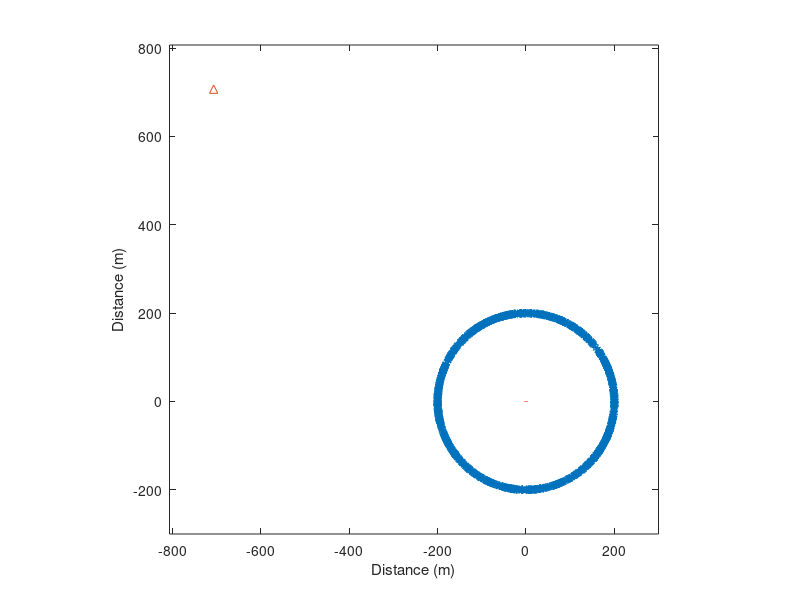
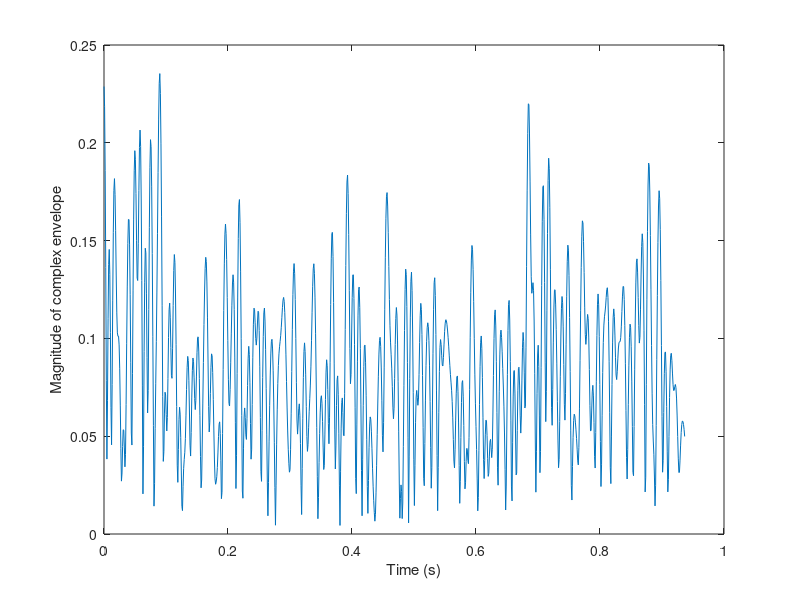
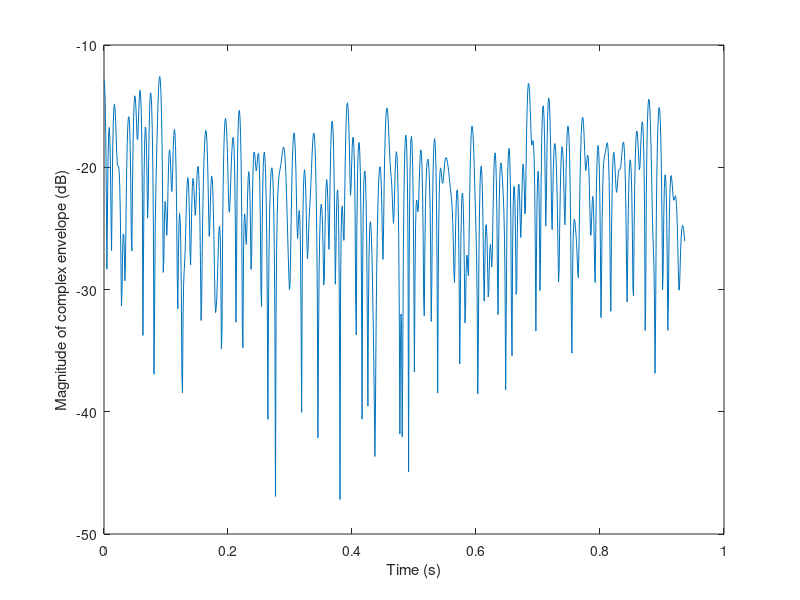
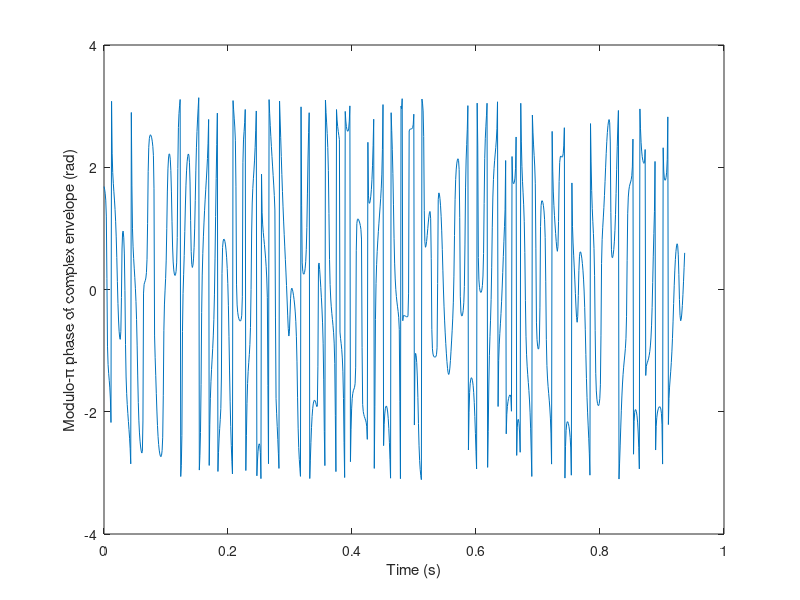

Here is the MATLAB script that generated these plots, in order: (Note: this script raises an error after producing the figures.)
%
% project511 Clarke's model
%
% Initialize ============================================================
clear
close all
clc
% basic inputs ==========================================================

fc=2000;         % MHz  Carrier frequency
F=16;             % sampling rate: fraction of wave length
V=10;            %  m/s MS1 speed 
NFFT=1024;       % Number of points in FFT
Nsamples=1000;   % Number of samples 
NSC=1000;        % Number of scatterers
avPower=-20;     % sigma^2  Raverage power

% geometry inputs ========================================================

dBS=1000;     
angleBS=135;
BSx=dBS*cosd(angleBS) % location of transmitter (BS) x-coordinate
BSy=dBS*sind(angleBS)  % location of transmitter (BS) y-coordinate

% locations of point scatterers =========================================

minalpha=0;
maxalpha=360;


D=200;                        % radius from origin
% alpha=rand(NSC,1)*360;        % random draw of angles of arrival
alpha=rand(NSC,1)*(maxalpha-minalpha)+minalpha;        % random draw of angles of arrival

SCx=D.*cosd(alpha);
SCy=D.*sind(alpha);

figure,plot(SCx,SCy,'*', BSx,BSy,'^'), hold on

% indirect parameters ===================================================
lambdac=300/fc;    % m wavelength
Dx=lambdac/F;      % m sampling spacing 
ts=Dx/V;          % s time sampling interval
fs=1/ts;           % Hz sampling frequency
kc=2*pi/lambdac;   % propagation constant

a=sqrt(10.^(avPower/10)/NSC)  % magnitude of echoes
sigma=sqrt(0.5*10.^(avPower/10))     % Rayleigh parameter

fm=V/lambdac                % max Doppler shift


timeaxis=ts.*[0:Nsamples-1];

MS0=-V*timeaxis(end)/2;        % initial location of receiver (MS) x-coordinate

MSx=MS0+V.*timeaxis;  % MS route along x-axis
MSy=zeros(Nsamples,1);  % MS route along x-axis (y=0)
plot(MSx,MSy,'r')
xlabel('Distance (m)');
ylabel('Distance (m)');

MINx=min(min(BSx, SCx))-100;
MAXx=max(max(BSx, SCx))+100;
MINy=min(min(min(BSy, SCy)))-100;
MAXy=max(max(max(BSy, SCy)))+100;
axis([MINx MAXx MINy MAXy])
axis equal

% calculate distance matrix =============================================
distBSSC=sqrt((BSx-SCx).^2+(BSy-SCy).^2);

distBSSCext=repmat(distBSSC,1,Nsamples);

distSCMS=zeros(NSC,Nsamples);
for ii=1:Nsamples
    distSCMS(:,ii)=sqrt((SCx-MSx(ii)).^2+SCy.^2);
end

distBSSCMS=distBSSCext+distSCMS;

% calculate complex envelope ===========================================
ray=a*exp(-j*kc*distBSSCMS);
r=sum(ray);

% plot amplitude and phase =============================================
figure,plot(timeaxis,abs(r))
xlabel('Time (s)')
ylabel('Magnitude of complex envelope')

figure,plot(timeaxis,20*log10(abs(r)))
xlabel('Time (s)')
ylabel('Magnitude of complex envelope (dB)')

figure,plot(timeaxis,angle(r))
xlabel('Time (s)')
ylabel('Modulo-\pi phase of complex envelope (rad)')

figure,plot(timeaxis,unwrap(angle(r)))
xlabel('Time (s)')
ylabel('Absolute phase of complex envelope (rad)')

% plot normalized RF spectrum ===============================
spectrumr=fftshift((abs(fft(r,NFFT))).^2);
freqaxis=[0:NFFT-1]*fs/NFFT-fs/2;
%figure,plot(freqaxis,10*log10(spectrumr)-max(10*log10(spectrumr)))
figure,plot(freqaxis,spectrumr)
xlabel('Doppler shift (Hz)')
ylabel('Complex envelope Spectrum');


% plot normalized BB spectrum (magnitude of envelope) ===================
spectrumrBF=fftshift(abs((fft(abs(r)-mean(abs(r)),NFFT))).^2);
freqaxis=[0:NFFT-1]*fs/NFFT-fs/2;

figure,plot(freqaxis,10*log10(spectrumrBF)-max(10*log10(spectrumrBF)))
% figure,plot(freqaxis,spectrumrBF)
xlabel('Frequency (Hz)')
ylabel('Spectrum of magnitude of complex envelope');

% calculate autocorrelation function ===================================
correl=xcorr(abs(r)-mean(abs(r)),'coeff');
correlaxis=([0:length(correl)-1]-length(correl)/2+1)*Dx;

correlTheoretical=besselj(0,correlaxis*2*pi/lambdac);

figure,plot(correlaxis,correl,'k',correlaxis,correlTheoretical,'k:')
axis([0 1 -0.35 1])
xlabel('Spacing (m)')
ylabel('Complex envelope autocorrelation coefficient')
legend('Simulation','Theoretical')


% Calculate CDF of magnitude =======================================
[CDFx,CDFy]=fCDF(abs(r));

[CDFyTH]=RayleighCDF(sigma,CDFx);
figure,plot(CDFx,CDFy,CDFx,CDFyTH)
xlabel('Signal magnitude')
ylabel('Probability the abscissa is not exceeded')
legend('Simulation','Theoretical')
aaux=axis;
axis([aaux(1) aaux(2)  0 1])

% Calculate histogram of phase =======================================

[histy,histx]=hist(angle(r),20);
histy=histy/length(angle(r));     % normalize histigram for total probability equal one
figure,bar(histx,histy)
xlabel('Phase (degree)');
ylabel('Probability');


% Normalize signal amplitude wrt to rms value

rmsr=sqrt(std(abs(r))^2+mean(abs(r))^2);      % calculate rms value of signal magnitide
rrho=abs(r)/rmsr;                             % normalize magnitide wrt rms value
figure,plot(timeaxis,20*log10(rrho))   % plot normalized signal envelope wrt rms value (dB)
xlabel('Time (s)')
ylabel('Magnitude of complex envelope (dB/RMS)')

% average fade curation, afd ====================================
[axisafd,afd]=afduration(rrho,ts);            % returns afd with abscissas in dB/RMS and ordintes in s
afdinwavelengths = afd*V/lambdac;             % for converting afd in s to wavelengths

afdtheoretical= (exp(10.^(axisafd./10))-1)./(sqrt(2*pi)*10.^(axisafd./20));

figure, semilogy(axisafd,afdinwavelengths,axisafd,afdtheoretical); %inwavelengths)
xlabel('Signal level (dB/RMS)')
ylabel('Average fade durations (wavelengths)')
title('Average fade durations , afd ')
axis([min(axisafd) max(axisafd)  0.01 10])


% Distribution of fade durations wrt lev dB ====================

lev=[-25 -20 -15 -10 -5 0 5];


% figure
% hold on
% for ii=1:length(lev)
%     [durationsatlevel]=durationoffades(rrho,ts,lev(ii));
%     durationsatlevel=durationsatlevel*V/lambdac;         % convert to wavelenghts
%     [x,y]=fCDF(durationsatlevel);
%     plot(x,y)
% end
% 
% ylabel('Probability the abscissa is not exceeded')
% w=['Duration (s) of fades below ' num2str(lev) ' dB/RMS in wavelengths'];
% xlabel(w)
% z=['Distribution of durationes at  ' num2str(lev) ' dB/RMS'];
% title(z) 
% axisdurs=axis; axis([axisdurs(1) axisdurs(2) 0 1])
% hold off

% level crossing rate calculations =====================================

[axislcr,lcr]=lcrate(rrho,ts);
lcr=lcr*lambdac/V;                % convert to crossings per wavelength

lcrtheoretical=sqrt(2*pi)*10.^(axislcr./20).*exp(-10.^(axislcr./10));
figure,semilogy(axislcr,lcr,axislcr,lcrtheoretical)
xlabel('Signal level (dB/RMS)')
ylabel('Level crossing rate, crossings/wavelenght')
title('Level crossing rate')
axis([min(axislcr) max(axislcr) 0.01 2])

% random FM ===========================================================

randomFM=diff(angle(r))/ts;
randomFMnorm=randomFM/(2*pi*fm);
axisrandomFM=[0:length(randomFM)-1]*ts;

figure
subplot(3,1,1)
plot(timeaxis(1:1000),20*log10(abs(r(1:1000))),'k')
ylabel('Level (dB/LOS)')
subplot(3,1,2)
plot(timeaxis(1:1000),angle(r(1:1000)),'k')
ylabel('Phase (Rad.)')
subplot(3,1,3)
plot(axisrandomFM(1:999), randomFM(1:999),'k')
ylabel('Random FM')
xlabel('Time (s)')
% histogram of random FM
[y,x]=hist(randomFMnorm,300);
y=y/length(randomFMnorm);
figure,bar(x,y)
axishistrandomFM=axis;
% axis([-10000 10000 axishistrandomFM(3) axishistrandomFM(4)])
xlabel('Random FM (Hz)');
ylabel('Probability');

% Cumulative distribution of random FM
[CDFx,CDFy]=fCDF(randomFMnorm);
figure,plot(CDFx,CDFy)
% axis([-10000 10000 0 1])
xlabel('Random FM (Hz)');
ylabel('Probability the abscissa is not exceeded');
